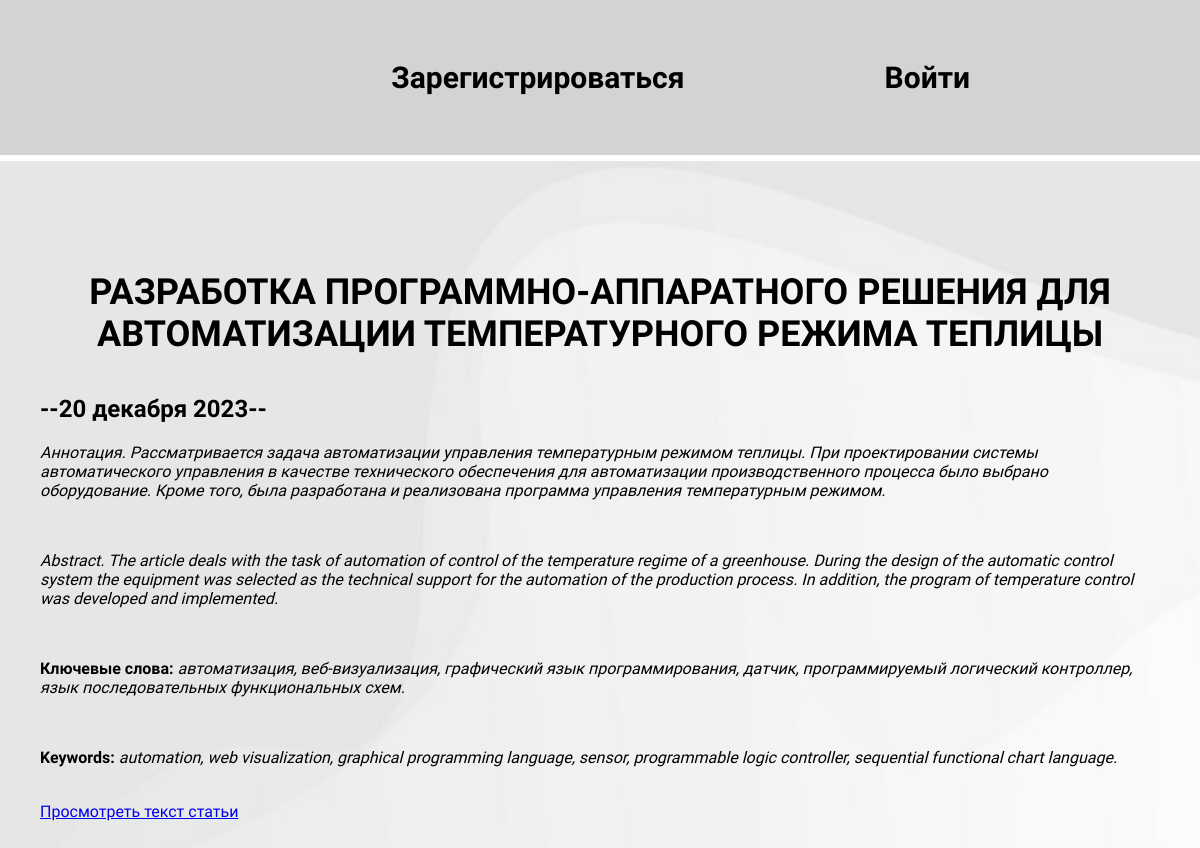
Page /blog/3/ on the committed database.
### blog/models.py (models this page shows, shortened)
class Blog(models.Model):
    title = models.CharField(max_length=250)
    description = models.TextField()
    date = models.DateField()
    pdf = models.FileField(upload_to='skills/pdf/')

### blog/views.py (the view)
# urls.py: path('<int:blog_id>/', views.detail, name='detail'),
def detail(request, blog_id):
    blog = get_object_or_404(Blog, pk=blog_id)
    return render(request, 'blog/details.html', {'blog': blog})

### blog/templates/blog/details.html
{% extends 'skills/base.html' %}
{% block content %}
<div class="detail">
    <h1>{{ blog.title }}</h1>
    <h2>--{{ blog.date|date:'j E Y' }}--</h2>
    {{ blog.description|safe }}
    <div>
        <a href="{{ blog.pdf.url }}" target="_blank">Просмотреть текст статьи</a>
    </div>
</div>
{% endblock %}

### skills/static/css/style.css (style rules this page uses)
body { font-family: "Lexend", sans-serif; background-image: url("../skills/5.jpg"); background-size: cover; margin: 0; padding: 0; }
.content h1 { text-align: center; margin: 60px 0 40px; font-size: 36px; }
.detail { padding: 20px 20px 60px; }

### rows in the picture
Blog: title "РАЗРАБОТКА ПРОГРАММНО-АППАРАТНОГО РЕШЕНИЯ ДЛЯ АВТОМАТИЗАЦИИ ТЕМПЕРАТУРНОГО РЕЖИМА ТЕПЛИЦЫ", date "20 декабря 2023", description "Аннотация. Рассматривается задача автоматизации управления температурным режимом теплицы. При проектировании системы автоматического управления в качестве технического обеспечения для автоматизации производственного процесса было выбрано оборудование. Кроме того, была разработана и реализована программа управления температурным режимом. Abstract. The article deals with the task of automation of control of the temperature regime of a greenhouse. During the design of the automatic control system the equipment was selected as the technical support for the automation of the production process. In addition, the program of temperature control was developed and implemented. Ключевые слова:…"
